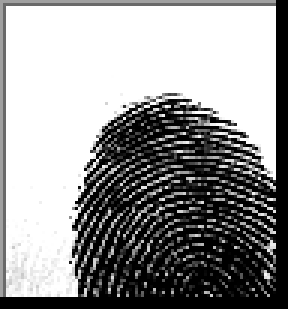
#> input picture Dataset/Real/107__M_Right_little_finger.BMP, 96 x 103 px (shown 3 times larger); its folder holds only this picture in this run
$ python 'Otsu'"'"' s thresholding.py'
#> lines starting #> are read from the running program, lines starting #| are printed output that depends on the picture; after the words box and inside, x2 and y2 are one past the last pixel; in counts of white or black regions, pixels touching at a corner belong together
import cv2
import os

# Đường dẫn tới thư mục gốc chứa các thư mục con
base_input_dir = "Dataset/Real"  # Thay bằng đường dẫn của bạn
base_output_dir = "output"  # Thư mục lưu ảnh kết quả

# Tạo thư mục đầu ra nếu chưa tồn tại
if not os.path.exists(base_output_dir):
    os.makedirs(base_output_dir)

# Duyệt qua từng thư mục con trong thư mục gốc
for subdir, _, files in os.walk(base_input_dir):
    # Lấy danh sách tất cả các file ảnh trong thư mục con
    image_files = [f for f in files if f.lower().endswith(('.jpg', '.png', '.bmp'))]

    # Kiểm tra số lượng ảnh
    print(f"Processing directory: {subdir}")
    print(f"Number of images found: {len(image_files)}")

    # Duyệt qua từng ảnh trong dataset
    for idx, image_file in enumerate(image_files, start=1):
        # Đọc ảnh
        image_path = os.path.join(subdir, image_file)
        image = cv2.imread(image_path, cv2.IMREAD_GRAYSCALE)
#> image is the input picture: shape (103, 96); min 0, max 255, mean 149.7

        # Kiểm tra ảnh đã đọc thành công chưa
        if image is None:
            print(f"[{idx}/{len(image_files)}] Error reading image {image_file}. Skipping...")
            continue

        # Áp dụng Otsu's Thresholding
        _, otsu_thresh = cv2.threshold(image, 0, 255, cv2.THRESH_BINARY + cv2.THRESH_OTSU)
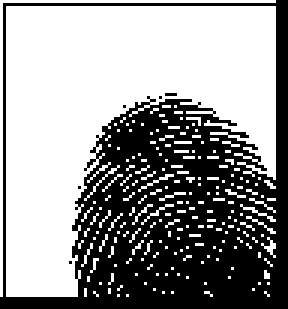
#> otsu_thresh: shape (103, 96) (shown 3 times larger); 58.1% white; 6 black regions (5 under 20 px), largest, box (x1, y1, x2, y2) and area: (0, 0, 96, 103) 4134

        # Tạo đường dẫn lưu ảnh kết quả tương ứng với cấu trúc thư mục gốc
        relative_path = os.path.relpath(subdir, base_input_dir)
        output_subdir = os.path.join(base_output_dir, relative_path)
        if not os.path.exists(output_subdir):
            os.makedirs(output_subdir)

        # Lưu ảnh sau xử lý
        output_path = os.path.join(output_subdir, image_file)
        cv2.imwrite(output_path, otsu_thresh)

$ run again, on Dataset/Real/151__M_Right_index_finger.BMP
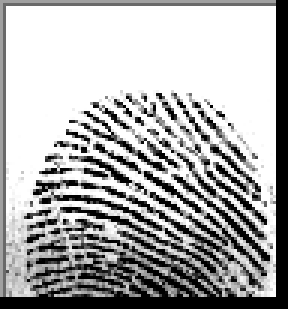
#> input picture Dataset/Real/151__M_Right_index_finger.BMP, 96 x 103 px (shown 3 times larger)
#> image is the input picture: shape (103, 96); min 0, max 255, mean 173.3
#> `_, otsu_thresh = cv2.threshold(image, 0, 255, cv2.THRESH_BINARY + cv2...`:
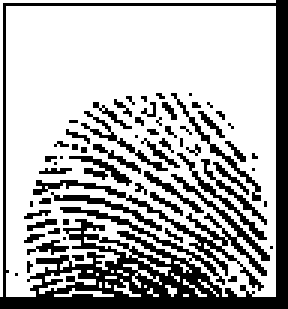
#> otsu_thresh: shape (103, 96) (shown 3 times larger); 69.4% white; 64 black regions (48 under 20 px), largest, box (x1, y1, x2, y2) and area: (0, 0, 96, 103) 1738, (11, 58, 90, 97) 351, (57, 31, 87, 67) 80

$ run again, on Dataset/Real/187__M_Right_index_finger.BMP
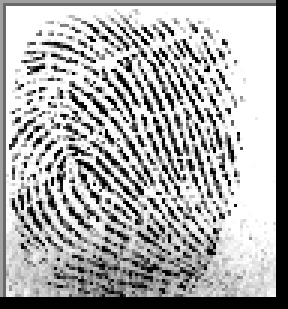
#> input picture Dataset/Real/187__M_Right_index_finger.BMP, 96 x 103 px (shown 3 times larger)
#> image is the input picture: shape (103, 96); min 0, max 255, mean 172.5
#> `_, otsu_thresh = cv2.threshold(image, 0, 255, cv2.THRESH_BINARY + cv2...`:
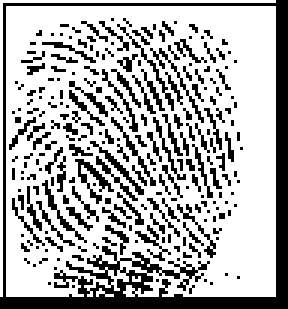
#> otsu_thresh: shape (103, 96) (shown 3 times larger); 69.8% white; 235 black regions (205 under 20 px), largest, box (x1, y1, x2, y2) and area: (0, 0, 96, 103) 1258, (25, 53, 38, 68) 56, (39, 8, 58, 37) 43

$ run again, on Dataset/Real/190__M_Right_middle_finger.BMP
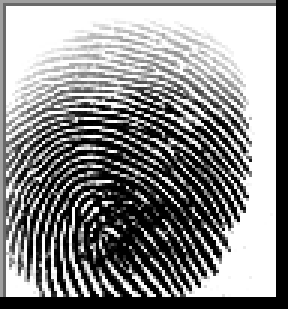
#> input picture Dataset/Real/190__M_Right_middle_finger.BMP, 96 x 103 px (shown 3 times larger)
#> image is the input picture: shape (103, 96); min 0, max 255, mean 138.4
#> `_, otsu_thresh = cv2.threshold(image, 0, 255, cv2.THRESH_BINARY + cv2...`:
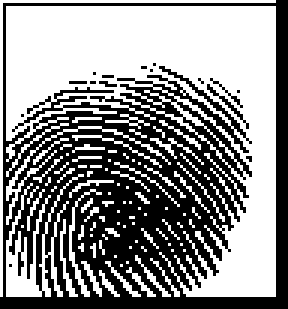
#> otsu_thresh: shape (103, 96) (shown 3 times larger); 54.9% white; 16 black regions (14 under 20 px), largest, box (x1, y1, x2, y2) and area: (0, 0, 96, 103) 4385, (69, 28, 83, 43) 25

$ run again, on Dataset/Real/117__F_Left_little_finger.BMP
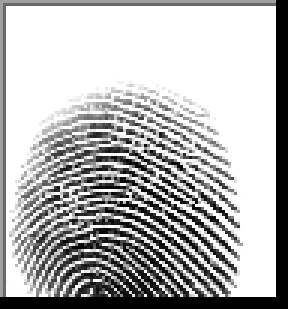
#> input picture Dataset/Real/117__F_Left_little_finger.BMP, 96 x 103 px (shown 3 times larger)
#> image is the input picture: shape (103, 96); min 0, max 255, mean 180.6
#> `_, otsu_thresh = cv2.threshold(image, 0, 255, cv2.THRESH_BINARY + cv2...`:
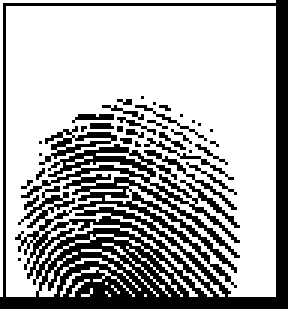
#> otsu_thresh: shape (103, 96) (shown 3 times larger); 68.2% white; 33 black regions (27 under 20 px), largest, box (x1, y1, x2, y2) and area: (0, 0, 96, 103) 2816, (48, 50, 79, 70) 55, (48, 46, 78, 60) 40, (45, 35, 69, 47) 27, (24, 38, 38, 41) 25, (62, 54, 79, 65) 22
